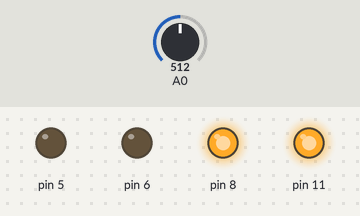
The sketch below on a simulated Arduino Uno, built with avr-gcc and run on an emulated ATmega328P. On the bench: output pins drawn as LEDs (lit = HIGH). The test bench sets the inputs (shaded band); at power-on: A0 = 512. Pins used as bus, display or sensor lines are not drawn; what the sketch prints to the serial monitor is not drawn.

Above: at 1.2 s.
1.3 s: A0 set to 478
2.8 s: A0 set to 459
At 3.4 s:
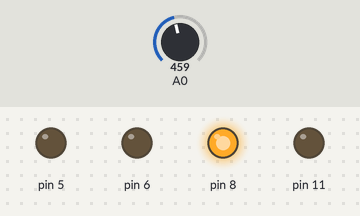
4.3 s: A0 set to 309
5.8 s: A0 set to 282
At 6.8 s:
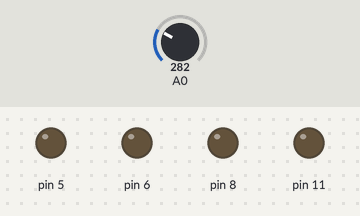
7.3 s: A0 set to 306
At 7.9 s:
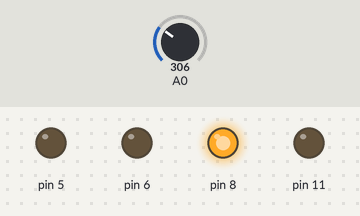
8.8 s: A0 set to 122
At 9.1 s:
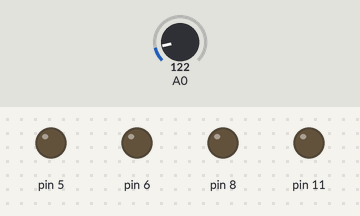
Timing chart, 0 to 11.3 s (numbered marks = the images above; inputs shaded):
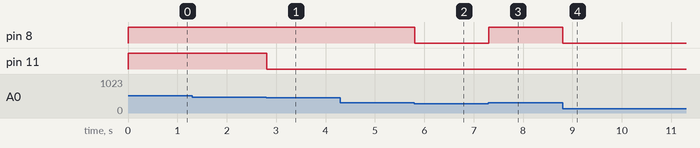

The sketch:

BeatSolutioners.ino
```cpp
#include <SoftwareSerial.h>

SoftwareSerial mySerial(9, 10);

void setup() {
  pinMode(5,OUTPUT);
  pinMode(6,OUTPUT);
  pinMode(10,OUTPUT);
  pinMode(11,OUTPUT);
  Serial.begin(9600);
}
int waterLevel;

void loop() {

  waterLevel=analogRead(A0);

  Serial.print(" ");

  waterLevel=map(waterLevel,0,700,0,12);
  Serial.println(waterLevel);

 if(waterLevel<=4){
    setColor(0,255,0);
    digitalWrite(11,LOW );//green
  }

  if(waterLevel>4 && waterLevel<8){
    setColor(255,50,0);
    digitalWrite(11,LOW);//yellow
  }

  if(waterLevel>=8){
    digitalWrite(11,HIGH);
    setColor(255,0,0);//red
    waterLevel=waterLevel;
  }

 /* if(waterLevel<0){
    waterLevel=0;
  }
    if (waterLevel>2)

    {

      SendMessage();


    }


    if (waterLevel>4)

  {

      DialCall();

  }
}

 void SendMessage(){

  mySerial.println("AT+CMGF=1");    //Sets the GSM Module in Text Mode

  delay(1000);  // Delay of 1000 milli seconds or 1 second

  mySerial.println("AT+CMGS=\"+94715943978\"\r"); // Replace x with mobile number

  delay(1000);

  mySerial.println("Duwapalla..gan watura galano...");// The SMS text you want to send

  delay(100);

  mySerial.println((char)26);// ASCII code of CTRL+Z

  delay(1000);

}

 /*void RecieveMessage()

{

  mySerial.println("AT+CNMI=2,2,0,0,0"); // AT Command to recieve a live SMS

  delay(1000);

}

*/
/*
  void DialCall()

 {

  mySerial.println("ATD+94715943978;"); // ATDxxxxxxxxxx; -- watch out here for semicolon at the end!!

  delay(100);

 }
 */

}

void setColor(int redValue,int greenValue,int blueValue){
    analogWrite(8, redValue);
    analogWrite(9, greenValue);
    analogWrite(10, blueValue);

  }
```

Measured:
- the behaviour switches between 467 and 466 on A0 (found by bisection; images 0 and 1)
- the behaviour switches between 292 and 291 on A0 (found by bisection; images 1 and 2)
- after the input at 2.8 s, pin 11: HIGH → LOW at once
- after the input at 5.8 s, pin 8: HIGH → LOW at once
- after the input at 7.3 s, pin 8: LOW → HIGH at once
- after the input at 8.8 s, pin 8: HIGH → LOW at once
